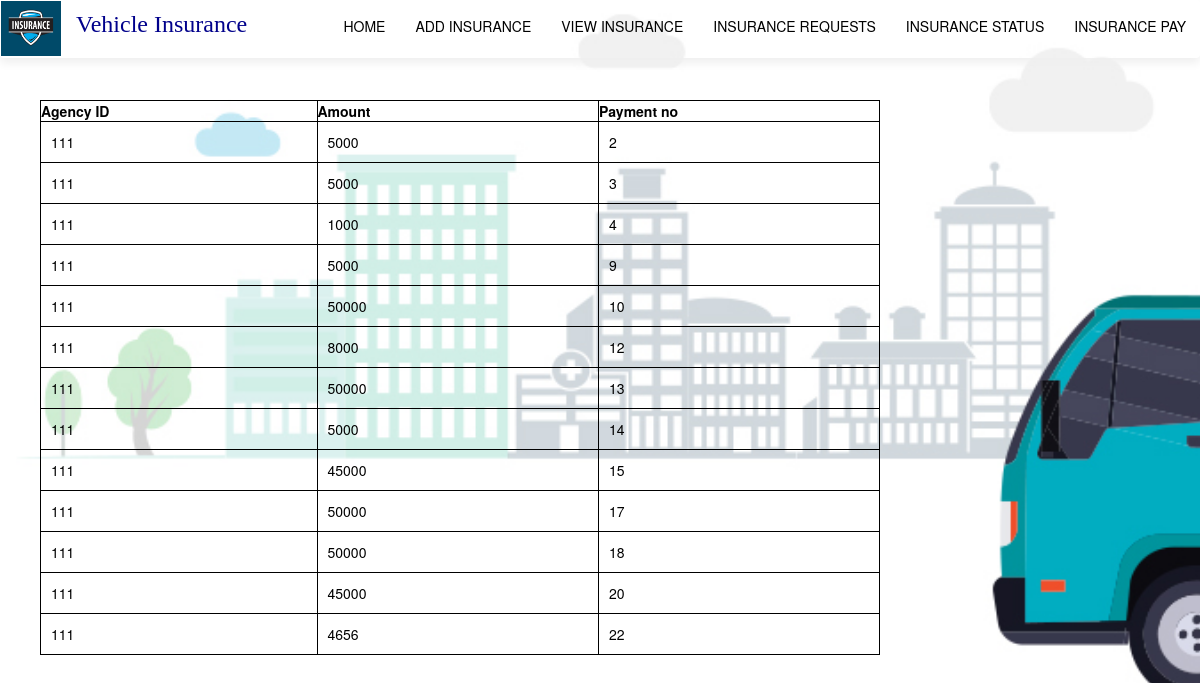
The app's page /alog3.php (signed in) with its own data.
### tables this page shows
CREATE TABLE `payment` (
  `u_id` int(10) DEFAULT NULL,
  `p_no` int(10) NOT NULL,
  `amount` varchar(20) DEFAULT NULL,
  `p_date` timestamp NOT NULL DEFAULT current_timestamp(),
  `a_id` int(9) DEFAULT NULL
);

### alog3.php (the view, shortened to what this page needs)
<!DOCTYPE html>
<html lang="en">
<head>
    <link rel="stylesheet" type="text/css" href="style3.css">
     <link rel="stylesheet" href="https://maxcdn.bootstrapcdn.com/bootstrap/3.4.1/css/bootstrap.min.css">
</head>
<body>
    <header class="header">
       <?php
       include 'agencynavbar.php';
       ?>
       <div class="container">
<br><br><br><br><br>
<table class="center" border="2" style="border-color:black;width:70%;">
<tr>
<th>Agency ID</th>
<th>Amount</th>
<th>Payment no</th>
</tr>
 <?php error_reporting($level = null);
include('config.php');
$id=$_SESSION['id'];
$sqll="select * from payment where a_id=$id";
$res=$conn->query($sqll);
$i=1;
while($row=$res->fetch_assoc())
{
$a_id=$row['a_id'];
$amount=$row['amount'];
$p_no=$row['p_no'];
echo '<tr>
<td>'.$a_id.'</td>
<td>'.$amount.'</td>
<td>'.$p_no.'</td>
</tr>';$i++;
    }
?>
</table>
</div>

### agencynavbar.php (shortened to what this page needs)
<nav class="navbar navbar-style">
            <div class="container" style="margin: auto 30px">
                <div class="navbar-header">
                    <a href="home.php"><img class="logo" src="logo.png"></a>
                    <div id="vehicle22"><h3 style="margin:10px auto 20px auto;">Vehicle Insurance</h3></div>
                </div>
                <ul class="nav navbar-nav navbar-right">
                <li><a href="home.php">HOME</a></li>
                    <li><a  href="log1.php">ADD INSURANCE</a></li>
                    <li><a  href="log2.php">VIEW INSURANCE</a></li>
                    <li><a  href="alog1.php">INSURANCE REQUESTS</a></li>
                    <li><a  href="alog2.php">INSURANCE STATUS</a></li>
                    <li><a  href="alog3.php">INSURANCE PAY</a></li>
            </ul>
        </div>
    </nav>

### style3.css (style rules this page uses)
* { margin: 0; padding: 0; }
.header { height: 100vh; }
.navbar-style { box-shadow: 0 5px 10px #efefef; }
.logo { position: absolute; top: 0; left: 0; width:60px; height:55px; }
li a { color:black; }
#vehicle22 { padding-left: 30px; font-family: cursive; color:darkblue; }
.center { position:absolute; top:100px; margin-left:10px; color: black; }

### alog3.php (style rules this page uses)
body { background-image: url("image7.jpg"); background-size: cover; background-position: center; background-repeat: no-repeat ; }
table, tr, td { border: 1px solid black; width: 600px; }
tr, td { padding: 10px; }

### records on screen
payment: a "111", amount "5000", p_no "2"
payment: a "111", amount "5000", p_no "3"
payment: a "111", amount "1000", p_no "4"
payment: a "111", amount "5000", p_no "9"
payment: a "111", amount "50000", p_no "10"
payment: a "111", amount "8000", p_no "12"
payment: a "111", amount "50000", p_no "13"
payment: a "111", amount "5000", p_no "14"
payment: a "111", amount "45000", p_no "15"
payment: a "111", amount "50000", p_no "17"
payment: a "111", amount "50000", p_no "18"
payment: a "111", amount "45000", p_no "20"
payment: a "111", amount "4656", p_no "22"
